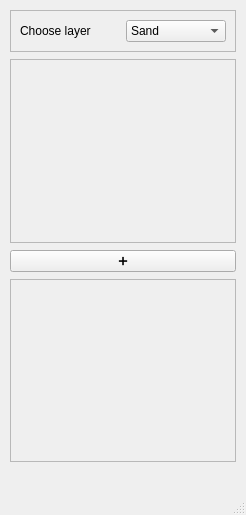
<?xml version="1.0" encoding="UTF-8"?>
<ui version="4.0">
 <class>MainWindow</class>
 <widget class="QMainWindow" name="MainWindow">
  <property name="geometry">
   <rect>
    <x>0</x>
    <y>0</y>
    <width>246</width>
    <height>515</height>
   </rect>
  </property>
  <property name="windowTitle">
   <string>MainWindow</string>
  </property>
  <widget class="QWidget" name="centralwidget">
   <layout class="QVBoxLayout" name="verticalLayout">
    <property name="spacing">
     <number>7</number>
    </property>
    <property name="leftMargin">
     <number>10</number>
    </property>
    <property name="topMargin">
     <number>10</number>
    </property>
    <property name="rightMargin">
     <number>10</number>
    </property>
    <property name="bottomMargin">
     <number>10</number>
    </property>
    <item>
     <widget class="QFrame" name="frame_3">
      <property name="frameShape">
       <enum>QFrame::StyledPanel</enum>
      </property>
      <property name="frameShadow">
       <enum>QFrame::Raised</enum>
      </property>
      <layout class="QHBoxLayout" name="horizontalLayout">
       <item>
        <widget class="QLabel" name="label">
         <property name="text">
          <string>Choose layer</string>
         </property>
        </widget>
       </item>
       <item>
        <widget class="QComboBox" name="layerChooseComboBox">
         <item>
          <property name="text">
           <string>Sand</string>
          </property>
         </item>
         <item>
          <property name="text">
           <string>Coal</string>
          </property>
         </item>
         <item>
          <property name="text">
           <string>Shale</string>
          </property>
         </item>
        </widget>
       </item>
      </layout>
     </widget>
    </item>
    <item>
     <widget class="QScrollArea" name="owcInputScrollArea">
      <property name="maximumSize">
       <size>
        <width>16777215</width>
        <height>300</height>
       </size>
      </property>
      <property name="widgetResizable">
       <bool>true</bool>
      </property>
      <widget class="QWidget" name="scrollAreaWidgetContents">
       <property name="geometry">
        <rect>
         <x>0</x>
         <y>0</y>
         <width>224</width>
         <height>173</height>
        </rect>
       </property>
       <layout class="QVBoxLayout" name="verticalLayout_2">
        <item>
         <layout class="QGridLayout" name="owcInputGridLayout"/>
        </item>
        <item>
         <spacer name="verticalSpacer">
          <property name="orientation">
           <enum>Qt::Vertical</enum>
          </property>
          <property name="sizeHint" stdset="0">
           <size>
            <width>20</width>
            <height>40</height>
           </size>
          </property>
         </spacer>
        </item>
       </layout>
      </widget>
     </widget>
    </item>
    <item>
     <widget class="QPushButton" name="addOwcButton">
      <property name="maximumSize">
       <size>
        <width>16777215</width>
        <height>16777215</height>
       </size>
      </property>
      <property name="text">
       <string>➕</string>
      </property>
     </widget>
    </item>
    <item>
     <widget class="QScrollArea" name="scrollArea_2">
      <property name="widgetResizable">
       <bool>true</bool>
      </property>
      <widget class="QWidget" name="scrollAreaWidgetContents_2">
       <property name="geometry">
        <rect>
         <x>0</x>
         <y>0</y>
         <width>224</width>
         <height>173</height>
        </rect>
       </property>
       <layout class="QVBoxLayout" name="verticalLayout_3">
        <item>
         <layout class="QGridLayout" name="owcInfoGridLayout"/>
        </item>
        <item>
         <spacer name="verticalSpacer_2">
          <property name="orientation">
           <enum>Qt::Vertical</enum>
          </property>
          <property name="sizeHint" stdset="0">
           <size>
            <width>20</width>
            <height>40</height>
           </size>
          </property>
         </spacer>
        </item>
       </layout>
      </widget>
     </widget>
    </item>
    <item>
     <widget class="QLabel" name="messageLabel">
      <property name="text">
       <string/>
      </property>
     </widget>
    </item>
   </layout>
  </widget>
  <widget class="QMenuBar" name="menubar">
   <property name="geometry">
    <rect>
     <x>0</x>
     <y>0</y>
     <width>246</width>
     <height>21</height>
    </rect>
   </property>
  </widget>
  <widget class="QStatusBar" name="statusbar"/>
 </widget>
 <resources/>
 <connections/>
</ui>
